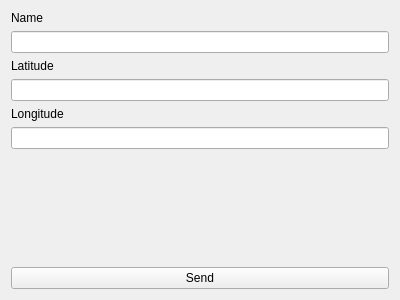
<?xml version="1.0" encoding="UTF-8"?>
<ui version="4.0">
 <class>MainWindow</class>
 <widget class="QMainWindow" name="MainWindow">
  <property name="geometry">
   <rect>
    <x>0</x>
    <y>0</y>
    <width>400</width>
    <height>300</height>
   </rect>
  </property>
  <property name="windowTitle">
   <string>Client</string>
  </property>
  <widget class="QWidget" name="centralWidget">
   <layout class="QHBoxLayout" name="horizontalLayout">
    <item>
     <layout class="QVBoxLayout" name="verticalLayout">
      <item>
       <widget class="QLabel" name="label">
        <property name="text">
         <string>Name</string>
        </property>
       </widget>
      </item>
      <item>
       <widget class="QLineEdit" name="nameEdit"/>
      </item>
      <item>
       <widget class="QLabel" name="label_2">
        <property name="text">
         <string>Latitude</string>
        </property>
       </widget>
      </item>
      <item>
       <widget class="QLineEdit" name="latEdit"/>
      </item>
      <item>
       <widget class="QLabel" name="label_3">
        <property name="text">
         <string>Longitude</string>
        </property>
       </widget>
      </item>
      <item>
       <widget class="QLineEdit" name="lonEdit"/>
      </item>
      <item>
       <spacer name="verticalSpacer">
        <property name="orientation">
         <enum>Qt::Vertical</enum>
        </property>
        <property name="sizeHint" stdset="0">
         <size>
          <width>20</width>
          <height>40</height>
         </size>
        </property>
       </spacer>
      </item>
      <item>
       <widget class="QPushButton" name="pushButton">
        <property name="text">
         <string>Send</string>
        </property>
       </widget>
      </item>
     </layout>
    </item>
   </layout>
  </widget>
  <widget class="QMenuBar" name="menuBar">
   <property name="geometry">
    <rect>
     <x>0</x>
     <y>0</y>
     <width>400</width>
     <height>26</height>
    </rect>
   </property>
  </widget>
 </widget>
 <layoutdefault spacing="6" margin="11"/>
 <resources/>
 <connections/>
</ui>
